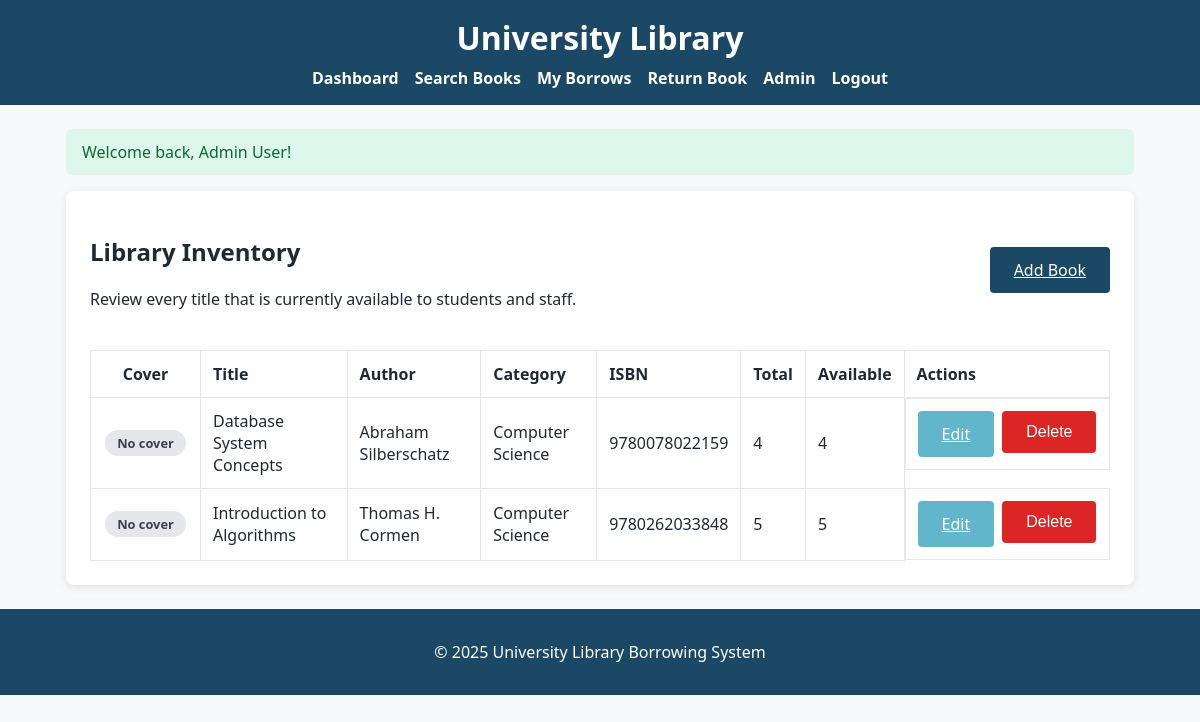
The app's page /admin_books.php (signed in) with its own data.
### tables this page shows
CREATE TABLE IF NOT EXISTS books (
    id INT AUTO_INCREMENT PRIMARY KEY,
    title VARCHAR(255) NOT NULL,
    author VARCHAR(255) NOT NULL,
    isbn VARCHAR(60) DEFAULT NULL,
    description TEXT,
    category_id INT DEFAULT NULL,
    total_quantity INT NOT NULL,
    quantity_available INT NOT NULL,
    cover_image VARCHAR(255) DEFAULT NULL,
    created_at TIMESTAMP DEFAULT CURRENT_TIMESTAMP,
    updated_at TIMESTAMP DEFAULT CURRENT_TIMESTAMP ON UPDATE CURRENT_TIMESTAMP,
    CONSTRAINT fk_books_category FOREIGN KEY (category_id) REFERENCES categories (id) ON DELETE SET NULL
);

CREATE TABLE IF NOT EXISTS categories (
    id INT AUTO_INCREMENT PRIMARY KEY,
    name VARCHAR(120) NOT NULL UNIQUE
);

### public/includes/functions.php (called while the page is built, shortened)
<?php
function sanitize(string $value): string {
    return htmlspecialchars($value, ENT_QUOTES, 'UTF-8');
}

### public/admin_books.php (the view, shortened to what this page needs)
<?php
require_once __DIR__ . '/includes/functions.php';
$conn = get_db_connection();
$books = $conn->query('SELECT b.*, c.name AS category_name FROM books b LEFT JOIN categories c ON c.id = b.category_id ORDER BY b.title')->fetch_all(MYSQLI_ASSOC);
include __DIR__ . '/includes/header.php';
?>
<section class="card">
    <div class="card-header">
        <div>
            <h2>Library Inventory</h2>
            <p>Review every title that is currently available to students and staff.</p>
        </div>
        <a class="button" href="admin_book_form.php">Add Book</a>
    </div>
    <?php if ($books): ?>
        <table>
            <thead>
            <tr>
                <th>Cover</th>
                <th>Title</th>
                <th>Author</th>
                <th>Category</th>
                <th>ISBN</th>
                <th>Total</th>
                <th>Available</th>
                <th>Actions</th>
            </tr>
            </thead>
            <tbody>
            <?php foreach ($books as $item): ?>
                <tr>
                    <td>
                        <?php if (!empty($item['cover_image'])): ?>
                            <img class="cover-thumb" src="<?= sanitize($item['cover_image']); ?>" alt="Cover for <?= sanitize($item['title']); ?>">
                        <?php else: ?>
                            <span class="badge muted">No cover</span>
                        <?php endif; ?>
                    </td>
                    <td><?= sanitize($item['title']); ?></td>
                    <td><?= sanitize($item['author']); ?></td>
                    <td><?= sanitize($item['category_name'] ?? 'Uncategorized'); ?></td>
                    <td><?= sanitize($item['isbn']); ?></td>
                    <td><?= sanitize((string)$item['total_quantity']); ?></td>
                    <td><?= sanitize((string)$item['quantity_available']); ?></td>
                    <td class="table-actions">
                        <a class="button secondary" href="admin_book_form.php?id=<?= $item['id']; ?>">Edit</a>
                        <form method="post" class="inline-form" onsubmit="return confirm('Delete this book?');">
                            <button type="submit" class="button danger">Delete</button>
                        </form>
                    </td>
                </tr>
            <?php endforeach; ?>
            </tbody>
        </table>
    <?php else: ?>
        <p>No books in the catalog yet. Start by adding your first title.</p>
    <?php endif; ?>
</section>
<?php include __DIR__ . '/includes/footer.php'; ?>

### public/assets/css/styles.css (style rules this page uses)
:root { --primary: #1b4965; --secondary: #cae9ff; --accent: #62b6cb; --background: #f7f9fb; --text: #1f2933; }
* { box-sizing: border-box; }
body { font-family: 'Segoe UI', Tahoma, Geneva, Verdana, sans-serif; margin: 0; background: var(--background); color: var(--text); }
.card { background: white; padding: 1.5rem; border-radius: 8px; box-shadow: 0 2px 10px rgba(0, 0, 0, 0.1); margin-bottom: 1.5rem; }
button, .button { background: var(--primary); color: white; border: none; padding: 0.75rem 1.5rem; border-radius: 4px; cursor: pointer; font-size: 1rem; }
.button.secondary { background: var(--accent); }
.button.danger { background: #dc2626; }
.inline-form { display: inline; }
table { width: 100%; border-collapse: collapse; }
table th, table td { padding: 0.75rem; border: 1px solid #e5e7eb; text-align: left; }
table td:first-child, table th:first-child { text-align: center; width: 110px; }
.table-actions { display: flex; gap: 0.5rem; }
.badge { display: inline-block; padding: 0.25rem 0.75rem; border-radius: 999px; font-size: 0.8rem; font-weight: 600; }
.card-header { display: flex; justify-content: space-between; align-items: center; gap: 1rem; margin-bottom: 1.5rem; flex-wrap: wrap; }
.badge.muted { background: #e5e7eb; color: #374151; }

### records on screen
books: shows "No cover", title "Database System Concepts", author "Abraham Silberschatz", category.name "Computer Science", isbn "9780078022159", total_quantity "4", quantity_available "4"
books: shows "No cover", title "Introduction to Algorithms", author "Thomas H. Cormen", category.name "Computer Science", isbn "9780262033848", total_quantity "5", quantity_available "5"

### other values on screen
$flash['message'] "Welcome back, Admin User!"
